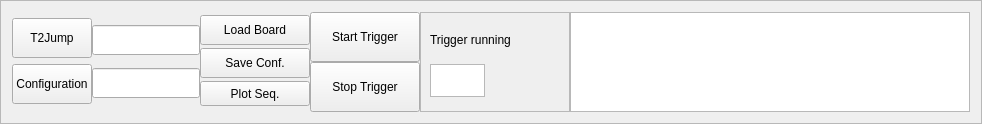
         <widget class="QFrame" name="frame_4">
          <property name="frameShape">
           <enum>QFrame::StyledPanel</enum>
          </property>
          <property name="frameShadow">
           <enum>QFrame::Raised</enum>
          </property>
          <layout class="QHBoxLayout" name="horizontalLayout_17">
           <item>
            <layout class="QHBoxLayout" name="horizontalLayout">
             <property name="spacing">
              <number>0</number>
             </property>
             <item>
              <layout class="QHBoxLayout" name="horizontalLayout_3">
               <item>
                <layout class="QVBoxLayout" name="verticalLayout_4">
                 <item>
                  <widget class="QPushButton" name="T2JumpButton">
                   <property name="sizePolicy">
                    <sizepolicy hsizetype="Minimum" vsizetype="Minimum">
                     <horstretch>0</horstretch>
                     <verstretch>0</verstretch>
                    </sizepolicy>
                   </property>
                   <property name="minimumSize">
                    <size>
                     <width>0</width>
                     <height>25</height>
                    </size>
                   </property>
                   <property name="maximumSize">
                    <size>
                     <width>16777215</width>
                     <height>40</height>
                    </size>
                   </property>
                   <property name="text">
                    <string>T2Jump</string>
                   </property>
                  </widget>
                 </item>
                 <item>
                  <widget class="QPushButton" name="ConfigButton">
                   <property name="sizePolicy">
                    <sizepolicy hsizetype="Minimum" vsizetype="Minimum">
                     <horstretch>0</horstretch>
                     <verstretch>0</verstretch>
                    </sizepolicy>
                   </property>
                   <property name="minimumSize">
                    <size>
                     <width>0</width>
                     <height>25</height>
                    </size>
                   </property>
                   <property name="maximumSize">
                    <size>
                     <width>16777215</width>
                     <height>40</height>
                    </size>
                   </property>
                   <property name="text">
                    <string>Configuration</string>
                   </property>
                  </widget>
                 </item>
                </layout>
               </item>
               <item>
                <layout class="QVBoxLayout" name="verticalLayout_5">
                 <item>
                  <widget class="QLineEdit" name="T2JumpLine">
                   <property name="sizePolicy">
                    <sizepolicy hsizetype="Minimum" vsizetype="Minimum">
                     <horstretch>0</horstretch>
                     <verstretch>0</verstretch>
                    </sizepolicy>
                   </property>
                   <property name="minimumSize">
                    <size>
                     <width>100</width>
                     <height>25</height>
                    </size>
                   </property>
                   <property name="maximumSize">
                    <size>
                     <width>200</width>
                     <height>30</height>
                    </size>
                   </property>
                  </widget>
                 </item>
                 <item>
                  <widget class="QLineEdit" name="ConfigLine">
                   <property name="sizePolicy">
                    <sizepolicy hsizetype="Minimum" vsizetype="Minimum">
                     <horstretch>0</horstretch>
                     <verstretch>0</verstretch>
                    </sizepolicy>
                   </property>
                   <property name="minimumSize">
                    <size>
                     <width>100</width>
                     <height>25</height>
                    </size>
                   </property>
                   <property name="maximumSize">
                    <size>
                     <width>200</width>
                     <height>30</height>
                    </size>
                   </property>
                  </widget>
                 </item>
                </layout>
               </item>
              </layout>
             </item>
             <item>
              <layout class="QHBoxLayout" name="horizontalLayout_2">
               <item>
                <layout class="QVBoxLayout" name="verticalLayout_7">
                 <item>
                  <widget class="QPushButton" name="LoadBoardButton">
                   <property name="sizePolicy">
                    <sizepolicy hsizetype="Minimum" vsizetype="Minimum">
                     <horstretch>0</horstretch>
                     <verstretch>0</verstretch>
                    </sizepolicy>
                   </property>
                   <property name="minimumSize">
                    <size>
                     <width>100</width>
                     <height>25</height>
                    </size>
                   </property>
                   <property name="maximumSize">
                    <size>
                     <width>110</width>
                     <height>30</height>
                    </size>
                   </property>
                   <property name="text">
                    <string>Load Board</string>
                   </property>
                  </widget>
                 </item>
                 <item>
                  <widget class="QPushButton" name="SaveConfigButton">
                   <property name="sizePolicy">
                    <sizepolicy hsizetype="Minimum" vsizetype="Minimum">
                     <horstretch>0</horstretch>
                     <verstretch>0</verstretch>
                    </sizepolicy>
                   </property>
                   <property name="minimumSize">
                    <size>
                     <width>100</width>
                     <height>25</height>
                    </size>
                   </property>
                   <property name="maximumSize">
                    <size>
                     <width>110</width>
                     <height>30</height>
                    </size>
                   </property>
                   <property name="text">
                    <string>Save Conf.</string>
                   </property>
                  </widget>
                 </item>
                 <item>
                  <widget class="QPushButton" name="PlotSequenceButton">
                   <property name="sizePolicy">
                    <sizepolicy hsizetype="Minimum" vsizetype="Minimum">
                     <horstretch>0</horstretch>
                     <verstretch>0</verstretch>
                    </sizepolicy>
                   </property>
                   <property name="minimumSize">
                    <size>
                     <width>110</width>
                     <height>25</height>
                    </size>
                   </property>
                   <property name="maximumSize">
                    <size>
                     <width>150</width>
                     <height>25</height>
                    </size>
                   </property>
                   <property name="text">
                    <string>Plot Seq.</string>
                   </property>
                  </widget>
                 </item>
                </layout>
               </item>
               <item>
                <layout class="QVBoxLayout" name="verticalLayout_6">
                 <item>
                  <widget class="QPushButton" name="StartTriggerButton">
                   <property name="sizePolicy">
                    <sizepolicy hsizetype="Minimum" vsizetype="Minimum">
                     <horstretch>0</horstretch>
                     <verstretch>0</verstretch>
                    </sizepolicy>
                   </property>
                   <property name="minimumSize">
                    <size>
                     <width>110</width>
                     <height>25</height>
                    </size>
                   </property>
                   <property name="maximumSize">
                    <size>
                     <width>150</width>
                     <height>50</height>
                    </size>
                   </property>
                   <property name="text">
                    <string>Start Trigger</string>
                   </property>
                  </widget>
                 </item>
                 <item>
                  <widget class="QPushButton" name="StopTriggerButton">
                   <property name="sizePolicy">
                    <sizepolicy hsizetype="Minimum" vsizetype="Minimum">
                     <horstretch>0</horstretch>
                     <verstretch>0</verstretch>
                    </sizepolicy>
                   </property>
                   <property name="minimumSize">
                    <size>
                     <width>110</width>
                     <height>25</height>
                    </size>
                   </property>
                   <property name="maximumSize">
                    <size>
                     <width>150</width>
                     <height>50</height>
                    </size>
                   </property>
                   <property name="text">
                    <string>Stop Trigger</string>
                   </property>
                  </widget>
                 </item>
                </layout>
               </item>
              </layout>
             </item>
             <item>
              <widget class="QFrame" name="frame_14">
               <property name="sizePolicy">
                <sizepolicy hsizetype="Minimum" vsizetype="Minimum">
                 <horstretch>0</horstretch>
                 <verstretch>0</verstretch>
                </sizepolicy>
               </property>
               <property name="minimumSize">
                <size>
                 <width>150</width>
                 <height>50</height>
                </size>
               </property>
               <property name="maximumSize">
                <size>
                 <width>250</width>
                 <height>200</height>
                </size>
               </property>
               <property name="frameShape">
                <enum>QFrame::StyledPanel</enum>
               </property>
               <property name="frameShadow">
                <enum>QFrame::Raised</enum>
               </property>
               <layout class="QVBoxLayout" name="verticalLayout_14">
                <item>
                 <widget class="QLabel" name="Runing_Label">
                  <property name="sizePolicy">
                   <sizepolicy hsizetype="Minimum" vsizetype="Minimum">
                    <horstretch>0</horstretch>
                    <verstretch>0</verstretch>
                   </sizepolicy>
                  </property>
                  <property name="minimumSize">
                   <size>
                    <width>120</width>
                    <height>20</height>
                   </size>
                  </property>
                  <property name="maximumSize">
                   <size>
                    <width>150</width>
                    <height>30</height>
                   </size>
                  </property>
                  <property name="text">
                   <string>Trigger running</string>
                  </property>
                 </widget>
                </item>
                <item>
                 <widget class="QTextBrowser" name="RunningStatusBox">
                  <property name="sizePolicy">
                   <sizepolicy hsizetype="Minimum" vsizetype="Minimum">
                    <horstretch>0</horstretch>
                    <verstretch>0</verstretch>
                   </sizepolicy>
                  </property>
                  <property name="minimumSize">
                   <size>
                    <width>50</width>
                    <height>30</height>
                   </size>
                  </property>
                  <property name="maximumSize">
                   <size>
                    <width>55</width>
                    <height>33</height>
                   </size>
                  </property>
                  <property name="autoFillBackground">
                   <bool>true</bool>
                  </property>
                 </widget>
                </item>
               </layout>
              </widget>
             </item>
             <item>
              <widget class="QTextBrowser" name="TriggerLog">
               <property name="sizePolicy">
                <sizepolicy hsizetype="Minimum" vsizetype="Minimum">
                 <horstretch>0</horstretch>
                 <verstretch>0</verstretch>
                </sizepolicy>
               </property>
               <property name="minimumSize">
                <size>
                 <width>400</width>
                 <height>80</height>
                </size>
               </property>
               <property name="maximumSize">
                <size>
                 <width>500</width>
                 <height>100</height>
                </size>
               </property>
              </widget>
             </item>
            </layout>
           </item>
          </layout>
         </widget>
